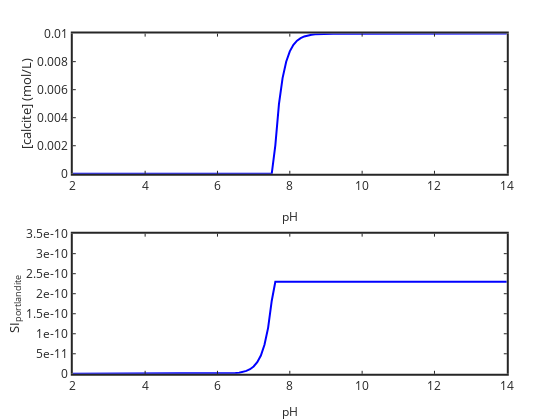

Notebook code cell kept with this figure:
### Code cell
% now if SI>=1 ppte CaCO3

Ca=CaT*ones(size(pH)); Calcite=zeros(size(pH));

for i=1:length(pH)
    H(i)=10.^-pH(i); OH(i)=Kw/H(i); H2CO3(i)=KH*PCO2; HCO3(i)=(Ka1.*H2CO3(i))./H(i); CO3(i)=(Ka2.*HCO3(i))./H(i); 
    IAPC=Ca(i).*CO3(i); SIC(i)=IAPC./KspC; IAPP=Ca(i).*((OH(i)).^2); SIP(i)=IAPP./KspP;
    if SIC(i)>=1
        Ca(i)=KspC/CO3(i);
        Calcite(i)=CaT-Ca(i); 
        IAPP=Ca(i)*((OH(i)).^2); SIP(i)=IAPP./KspP;
    end
end

subplot(211); plot(pH,Calcite,'b-','linewidth',2)
set(gca,'linewidth',2,'fontsize',12)
xlabel('pH','fontsize',12); ylabel('[calcite] (mol/L)')

subplot(212); plot(pH,SIP,'b-','linewidth',2)
set(gca,'linewidth',2,'fontsize',12)
xlabel('pH','fontsize',12); ylabel('SI_{portlandite}')

### Figure 1 — Plotly figure (JSON) as saved in the notebook; plotly's stock layout.template omitted (floating-point values rounded to 4 significant figures)
{"data": [{"line": {"color": "rgb(0,0,255)", "dash": "solid", "width": 2}, "marker": {"color": "rgb(0,0,255)", "line": {"color": "rgb(0,0,255)"}, "size": 6, "symbol": "none"}, "mode": "lines", "name": "", "showlegend": false, "type": "scatter", "visibility": true, "x": [2, 2.1, 2.2, 2.3, 2.4, 2.5, 2.6, 2.7, 2.8, 2.9, 3, 3.1, 3.2, 3.3, 3.4, 3.5, 3.6, 3.7, 3.8, 3.9, 4, 4.1, 4.2, 4.3, 4.4, 4.5, 4.6, 4.7, 4.8, 4.9, 5, 5.1, 5.2, 5.3, 5.4, 5.5, 5.6, 5.7, 5.8, 5.9, 6, 6.1, 6.2, 6.3, 6.4, 6.5, 6.6, 6.7, 6.8, 6.9, 7, 7.1, 7.2, 7.3, 7.4, 7.5, 7.6, 7.7, 7.8, 7.9, 8, 8.1, 8.2, 8.3, 8.4, 8.5, 8.6, 8.7, 8.8, 8.9, 9, 9.1, 9.2, 9.3, 9.4, 9.5, 9.6, 9.7, 9.8, 9.9, 10, 10.1, 10.2, 10.3, 10.4, 10.5, 10.6, 10.7, 10.8, 10.9, 11, 11.1, 11.2, 11.3, 11.4, 11.5, 11.6, 11.7, 11.8, 11.9, 12, 12.1, 12.2, 12.3, 12.4, 12.5, 12.6, 12.7, 12.8, 12.9, 13, 13.1, 13.2, 13.3, 13.4, 13.5, 13.6, 13.7, 13.8, 13.9, 14], "xaxis": "x", "y": [0, 0, 0, 0, 0, 0, 0, 0, 0, 0, 0, 0, 0, 0, 0, 0, 0, 0, 0, 0, 0, 0, 0, 0, 0, 0, 0, 0, 0, 0, 0, 0, 0, 0, 0, 0, 0, 0, 0, 0, 0, 0, 0, 0, 0, 0, 0, 0, 0, 0, 0, 0, 0, 0, 0, 0, 0.00203, 0.004971, 0.006827, 0.007998, 0.008737, 0.009203, 0.009497, 0.009683, 0.0098, 0.009874, 0.00992, 0.00995, 0.009968, 0.00998, 0.009987, 0.009992, 0.009995, 0.009997, 0.009998, 0.009999, 0.009999, 0.009999, 0.01, 0.01, 0.01, 0.01, 0.01, 0.01, 0.01, 0.01, 0.01, 0.01, 0.01, 0.01, 0.01, 0.01, 0.01, 0.01, 0.01, 0.01, 0.01, 0.01, 0.01, 0.01, 0.01, 0.01, 0.01, 0.01, 0.01, 0.01, 0.01, 0.01, 0.01, 0.01, 0.01, 0.01, 0.01, 0.01, 0.01, 0.01, 0.01, 0.01, 0.01, 0.01, 0.01], "yaxis": "y"}, {"line": {"color": "rgb(0,0,255)", "dash": "solid", "width": 2}, "marker": {"color": "rgb(0,0,255)", "line": {"color": "rgb(0,0,255)"}, "size": 6, "symbol": "none"}, "mode": "lines", "name": "", "showlegend": false, "type": "scatter", "visibility": true, "x": [2, 2.1, 2.2, 2.3, 2.4, 2.5, 2.6, 2.7, 2.8, 2.9, 3, 3.1, 3.2, 3.3, 3.4, 3.5, 3.6, 3.7, 3.8, 3.9, 4, 4.1, 4.2, 4.3, 4.4, 4.5, 4.6, 4.7, 4.8, 4.9, 5, 5.1, 5.2, 5.3, 5.4, 5.5, 5.6, 5.7, 5.8, 5.9, 6, 6.1, 6.2, 6.3, 6.4, 6.5, 6.6, 6.7, 6.8, 6.9, 7, 7.1, 7.2, 7.3, 7.4, 7.5, 7.6, 7.7, 7.8, 7.9, 8, 8.1, 8.2, 8.3, 8.4, 8.5, 8.6, 8.7, 8.8, 8.9, 9, 9.1, 9.2, 9.3, 9.4, 9.5, 9.6, 9.7, 9.8, 9.9, 10, 10.1, 10.2, 10.3, 10.4, 10.5, 10.6, 10.7, 10.8, 10.9, 11, 11.1, 11.2, 11.3, 11.4, 11.5, 11.6, 11.7, 11.8, 11.9, 12, 12.1, 12.2, 12.3, 12.4, 12.5, 12.6, 12.7, 12.8, 12.9, 13, 13.1, 13.2, 13.3, 13.4, 13.5, 13.6, 13.7, 13.8, 13.9, 14], "xaxis": "x2", "y": [1.818e-21, 2.882e-21, 4.567e-21, 7.238e-21, 1.147e-20, 1.818e-20, 2.882e-20, 4.567e-20, 7.238e-20, 1.147e-19, 1.818e-19, 2.882e-19, 4.567e-19, 7.238e-19, 1.147e-18, 1.818e-18, 2.882e-18, 4.567e-18, 7.238e-18, 1.147e-17, 1.818e-17, 2.882e-17, 4.567e-17, 7.238e-17, 1.147e-16, 1.818e-16, 2.882e-16, 4.567e-16, 7.238e-16, 1.147e-15, 1.818e-15, 2.882e-15, 4.567e-15, 7.238e-15, 1.147e-14, 1.818e-14, 2.882e-14, 4.567e-14, 7.238e-14, 1.147e-13, 1.818e-13, 2.882e-13, 4.567e-13, 7.238e-13, 1.147e-12, 1.818e-12, 2.882e-12, 4.567e-12, 7.238e-12, 1.147e-11, 1.818e-11, 2.882e-11, 4.567e-11, 7.238e-11, 1.147e-10, 1.818e-10, 2.297e-10, 2.297e-10, 2.297e-10, 2.297e-10, 2.297e-10, 2.297e-10, 2.297e-10, 2.297e-10, 2.297e-10, 2.297e-10, 2.297e-10, 2.297e-10, 2.297e-10, 2.297e-10, 2.297e-10, 2.297e-10, 2.297e-10, 2.297e-10, 2.297e-10, 2.297e-10, 2.297e-10, 2.297e-10, 2.297e-10, 2.297e-10, 2.297e-10, 2.297e-10, 2.297e-10, 2.297e-10, 2.297e-10, 2.297e-10, 2.297e-10, 2.297e-10, 2.297e-10, 2.297e-10, 2.297e-10, 2.297e-10, 2.297e-10, 2.297e-10, 2.297e-10, 2.297e-10, 2.297e-10, 2.297e-10, 2.297e-10, 2.297e-10, 2.297e-10, 2.297e-10, 2.297e-10, 2.297e-10, 2.297e-10, 2.297e-10, 2.297e-10, 2.297e-10, 2.297e-10, 2.297e-10, 2.297e-10, 2.297e-10, 2.297e-10, 2.297e-10, 2.297e-10, 2.297e-10, 2.297e-10, 2.297e-10, 2.297e-10, 2.297e-10, 2.297e-10], "yaxis": "y2"}], "layout": {"height": 420, "hovermode": "closest", "margin": {"b": 0, "l": 0, "r": 0, "t": 0}, "plot_bgcolor": "rgba(0, 0, 0, 0)", "showlegend": false, "width": 560, "xaxis": {"anchor": "y", "autorange": false, "domain": [0.13, 0.905], "exponentformat": "none", "gridcolor": "rgba(38,38,38,0.15)", "gridwidth": 2, "linecolor": "rgb(38,38,38)", "linewidth": 2, "mirror": "ticks", "range": [2, 14], "showgrid": false, "showline": true, "side": "bottom", "spikedash": "solid", "spikemode": "across", "spikesides": false, "spikethickness": 1, "tickangle": 0, "tickcolor": "rgb(38,38,38)", "tickfont": {"color": "rgb(38,38,38)", "size": 12}, "ticklen": 3, "ticks": "inside", "ticktext": ["2", "4", "6", "8", "10", "12", "14"], "tickvals": [2, 4, 6, 8, 10, 12, 14], "title": {"font": {"color": "rgb(38,38,38)", "size": 12}, "text": "pH"}, "type": "linear", "visible": true, "zeroline": false}, "xaxis2": {"anchor": "y2", "autorange": false, "domain": [0.13, 0.905], "exponentformat": "none", "gridcolor": "rgba(38,38,38,0.15)", "gridwidth": 2, "linecolor": "rgb(38,38,38)", "linewidth": 2, "mirror": "ticks", "range": [2, 14], "showgrid": false, "showline": true, "side": "bottom", "spikedash": "solid", "spikemode": "across", "spikesides": false, "spikethickness": 1, "tickangle": 0, "tickcolor": "rgb(38,38,38)", "tickfont": {"color": "rgb(38,38,38)", "size": 12}, "ticklen": 3, "ticks": "inside", "ticktext": ["2", "4", "6", "8", "10", "12", "14"], "tickvals": [2, 4, 6, 8, 10, 12, 14], "title": {"font": {"color": "rgb(38,38,38)", "size": 12}, "text": "pH"}, "type": "linear", "visible": true, "zeroline": false}, "yaxis": {"anchor": "x", "autorange": false, "domain": [0.5863, 0.9199], "exponentformat": "none", "gridcolor": "rgba(38,38,38,0.15)", "gridwidth": 2, "linecolor": "rgb(38,38,38)", "linewidth": 2, "mirror": "ticks", "range": [0, 0.01], "showgrid": false, "showline": true, "side": "left", "spikedash": "solid", "spikemode": "across", "spikesides": false, "spikethickness": 1, "tickangle": 0, "tickcolor": "rgb(38,38,38)", "tickfont": {"color": "rgb(38,38,38)", "size": 12}, "ticklen": 3, "ticks": "inside", "ticktext": ["0", "0.002", "0.004", "0.006", "0.008", "0.01"], "tickvals": [0, 0.002, 0.004, 0.006, 0.008, 0.01], "title": {"font": {"color": "rgb(38,38,38)", "size": 13.2}, "text": "[calcite] (mol/L)"}, "type": "linear", "visible": true, "zeroline": false}, "yaxis2": {"anchor": "x2", "autorange": false, "domain": [0.11, 0.4437], "exponentformat": "none", "gridcolor": "rgba(38,38,38,0.15)", "gridwidth": 2, "linecolor": "rgb(38,38,38)", "linewidth": 2, "mirror": "ticks", "range": [0, 3.5e-10], "showgrid": false, "showline": true, "side": "left", "spikedash": "solid", "spikemode": "across", "spikesides": false, "spikethickness": 1, "tickangle": 0, "tickcolor": "rgb(38,38,38)", "tickfont": {"color": "rgb(38,38,38)", "size": 12}, "ticklen": 3, "ticks": "inside", "ticktext": ["0", "5e-11", "1e-10", "1.5e-10", "2e-10", "2.5e-10", "3e-10", "3.5e-10"], "tickvals": [0, 5e-11, 1e-10, 1.5e-10, 2e-10, 2.5e-10, 3e-10, 3.5e-10], "title": {"font": {"color": "rgb(38,38,38)", "size": 13.2}, "text": "SI<sub>portlandite</sub>"}, "type": "linear", "visible": true, "zeroline": false}}}
